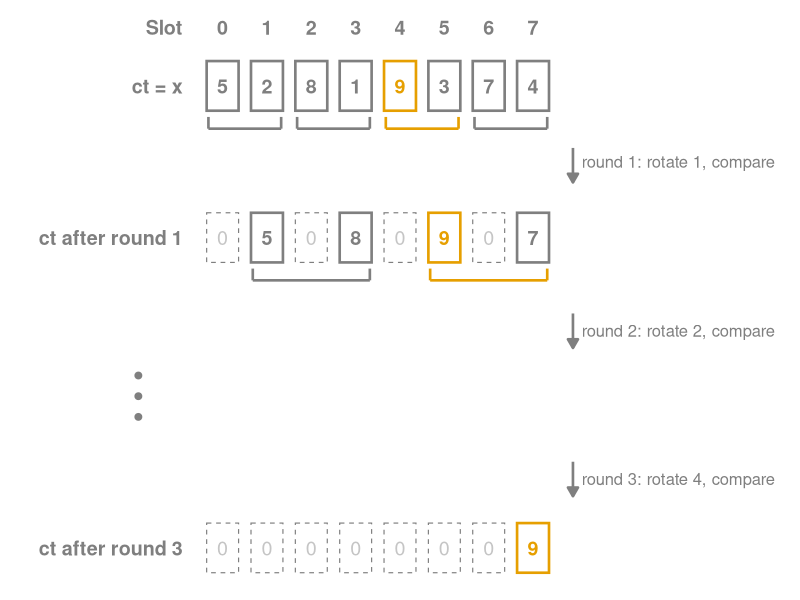

This figure's R source:
## ---- chunk 1
#| label: fig-max-tournament
#| echo: false
#| warning: false
#| message: false
#| fig-align: center
#| fig-width: 9
#| fig-height: 4.6
#| dev.args: !expr list(bg = "transparent")
#| fig-cap: "The max of eight slots, computed round by round, ends with 9 alone in slot 7."
#| fig-alt: "Rows of eight slot boxes numbered 0 to 7. The first row, x, holds 5, 2, 8, 1, 9, 3, 7, 4, with brackets under the four neighboring pairs. An arrow labeled rotate 1, compare leads to the second row, after round 1, where only the odd slots hold values: 5, 8, 9, 7 in slots 1, 3, 5, 7. A row of vertical dots stands for round 2, labeled rotate 2, compare, which leaves 8 in slot 3 and 9 in slot 7. An arrow labeled rotate 4, compare leads to the last row, after round 3, where only slot 7 holds a value, 9. The value 9 is orange in every row."

library(ggplot2)

x <- c(5, 2, 8, 1, 9, 3, 7, 4)
n <- length(x)
neutral <- "grey50"
highlight <- "#E69F00"
winner <- max(x)

# Run the book's algorithm with slots indexed from 0: in round i the right slots
# are k = 2^(i+1) - 1 (mod 2^(i+1)) and the left slots sit 2^i places before them.
states <- list(x)
cur <- x
for (i in 0:(log2(n) - 1)) {
  half <- 2^i
  R_slots <- which((0:(n - 1)) %% (2 * half) == 2 * half - 1) - 1
  L <- cur[R_slots - half + 1]
  R <- cur[R_slots + 1]
  nxt <- rep(0, n)
  nxt[R_slots + 1] <- pmax(L, R)
  cur <- nxt
  states[[length(states) + 1]] <- cur
}
stopifnot(cur[n] == max(x), sum(cur != 0) == 1)

# Rows shown: input, round 1, an elided row for round 2, round 3.
row_y <- c(x = 0, r1 = 2.2, dots = 4.5, r3 = 6.7)
row_state <- list(x = states[[1]], r1 = states[[2]], r3 = states[[4]])
cells <- do.call(rbind, lapply(names(row_state), function(nm) {
  v <- row_state[[nm]]
  data.frame(slot = 0:(n - 1), y = row_y[[nm]], val = v)
}))
cells$live <- cells$val != 0
cells$top <- cells$val == winner

row_labels <- data.frame(
  y = row_y[c("x", "r1", "dots", "r3")],
  label = c("ct = x", "ct after round 1", "", "ct after round 3")
)
steps <- data.frame(
  y = c(1.1, 3.55, 5.7),
  label = c("round 1: rotate 1, compare", "round 2: rotate 2, compare", "round 3: rotate 4, compare")
)
# Brackets under the pairs compared in round 1.
# The same for round 2 under the "after round 1" row: slots 1 and 3, then 5 and 7.
brk <- data.frame(
  xmin = c(seq(0, n - 2, by = 2), 1, 5) - 0.32,
  xmax = c(seq(1, n - 1, by = 2), 3, 7) + 0.32,
  y = c(rep(row_y[["x"]], 4), rep(row_y[["r1"]], 2)) + 0.62,
  top = c(FALSE, FALSE, TRUE, FALSE, FALSE, TRUE)
)

ggplot() +
  geom_rect(
    data = cells[cells$live, ],
    aes(xmin = slot - 0.36, xmax = slot + 0.36, ymin = y - 0.36, ymax = y + 0.36, color = top),
    fill = NA, linewidth = 0.9
  ) +
  geom_rect(
    data = cells[!cells$live, ],
    aes(xmin = slot - 0.36, xmax = slot + 0.36, ymin = y - 0.36, ymax = y + 0.36),
    fill = NA, color = neutral, linewidth = 0.4, linetype = "dashed", alpha = 0.5
  ) +
  geom_text(
    data = cells[cells$live, ],
    aes(x = slot, y = y, label = val, color = top),
    size = 5, fontface = "bold"
  ) +
  geom_text(
    data = cells[!cells$live, ],
    aes(x = slot, y = y, label = "0"),
    color = neutral, size = 5, alpha = 0.45
  ) +
  geom_text(
    data = data.frame(slot = 0:(n - 1)),
    aes(x = slot, y = -0.85, label = slot),
    color = neutral, size = 5, fontface = "bold"
  ) +
  annotate("text", x = -0.9, y = -0.85, label = "Slot", color = neutral,
           size = 5, fontface = "bold", hjust = 1) +
  geom_text(
    data = row_labels,
    aes(x = -0.9, y = y, label = label),
    color = neutral, size = 5, fontface = "bold", hjust = 1
  ) +
  geom_segment(
    data = brk,
    aes(x = xmin, xend = xmax, y = y, yend = y, color = top),
    linewidth = 0.9
  ) +
  geom_segment(
    data = brk,
    aes(x = xmin, xend = xmin, y = y, yend = y - 0.17, color = top),
    linewidth = 0.9
  ) +
  geom_segment(
    data = brk,
    aes(x = xmax, xend = xmax, y = y, yend = y - 0.17, color = top),
    linewidth = 0.9
  ) +
  annotate(
    "segment", x = n - 0.1, xend = n - 0.1, y = c(0.9, 3.3, 5.45),
    yend = c(1.4, 3.8, 5.95), color = neutral, linewidth = 0.9,
    arrow = arrow(length = unit(0.1, "inches"), type = "closed")
  ) +
  geom_text(
    data = steps,
    aes(x = n + 0.1, y = y, label = label),
    color = neutral, size = 4.2, hjust = 0
  ) +
  geom_point(
    data = data.frame(x = -1.9, y = row_y[["dots"]] + c(-0.3, 0, 0.3)),
    aes(x = x, y = y), color = neutral, size = 2
  ) +
  scale_color_manual(values = c(`TRUE` = highlight, `FALSE` = neutral), guide = "none") +
  scale_y_reverse() +
  coord_cartesian(xlim = c(-4.2, n + 4.2), clip = "off") +
  theme_void() +
  theme(
    plot.background = element_rect(fill = "transparent", color = NA),
    panel.background = element_rect(fill = "transparent", color = NA)
  )
